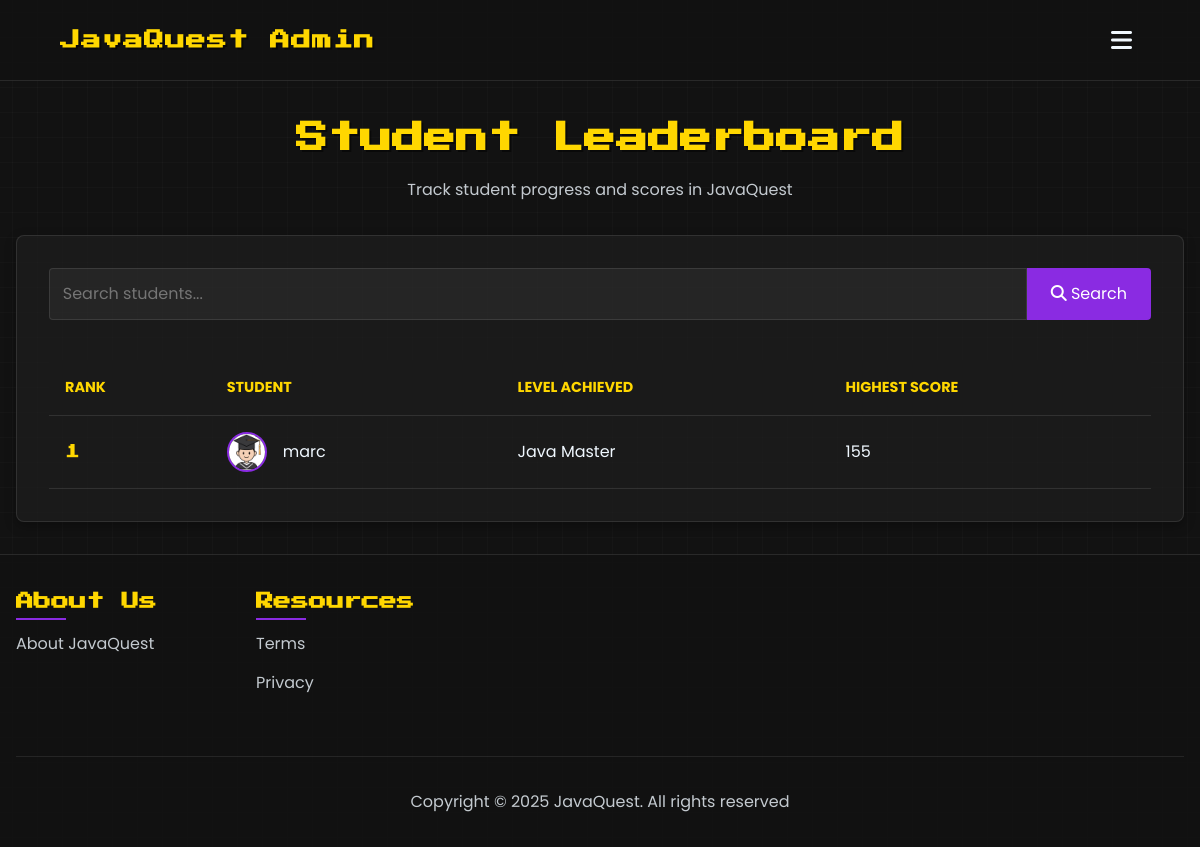
The page /admin/leaderboard.php (signed in) on the database its author committed.
### tables this page shows
CREATE TABLE IF NOT EXISTS `student` (
  `student_id` varchar(50) NOT NULL,
  `username` varchar(50) NOT NULL,
  `password` varchar(255) NOT NULL,
  `email` varchar(100) NOT NULL,
  `dob` date NOT NULL,
  `admin_id` varchar(50) NOT NULL,
  `gender` varchar(50) NOT NULL,
  PRIMARY KEY (`student_id`) USING BTREE,
  UNIQUE KEY `username` (`username`,`email`),
  KEY `admin_id` (`admin_id`)
);

### admin/leaderboard.php (the view, shortened to what this page needs)
<?php
include("../conn/conn.php");
$leaderboard_result = false;
$check_progress_table = "SHOW TABLES LIKE 'gameprogress'";
$progress_table_check = mysqli_query($conn, $check_progress_table);
if ($progress_table_check && mysqli_num_rows($progress_table_check) > 0) {
    $leaderboard_query = "SELECT s.username, s.student_id, s.gender,
                      MAX(p.level_achieved) AS level_achieved,
                      MAX(p.score) AS highest_score
                      FROM STUDENT s
                      INNER JOIN gameprogress p ON s.student_id = p.student_id
                      GROUP BY s.student_id
                      ORDER BY highest_score DESC, level_achieved DESC";
    $leaderboard_result = mysqli_query($conn, $leaderboard_query);
}
?>
<!DOCTYPE html>
<html lang="en">
<head>
    <link rel="stylesheet" href="https://cdnjs.cloudflare.com/ajax/libs/font-awesome/6.4.0/css/all.min.css">
    <link rel="stylesheet" href="../css/leaderboard.css">
</head>
<body>
    <header>
        <div class="logo-nav">
            <a href="../admin/admin.php" class="logo">JavaQuest Admin</a>
        </div>
        <button class="menu-btn" id="menuBtn">
            <i class="fas fa-bars"></i>
        </button>
    </header>
    <div class="main-container">
        <div class="dashboard-header">
            <h1>Student Leaderboard</h1>
            <p class="dashboard-subtitle">Track student progress and scores in JavaQuest</p>
        </div>
        <div class="content-container">
            <div class="search-container">
                <input type="text" id="leaderboardSearchInput" class="search-bar" placeholder="Search students...">
                <button class="search-button" id="searchBtn">
                    <i class="fas fa-search"></i> Search
                </button>
            </div>
            <div class="leaderboard-container">
                <table class="leaderboard-table" id="leaderboardTable">
                    <thead>
                        <tr>
                            <th>Rank</th>
                            <th>Student</th>
                            <th>Level Achieved</th>
                            <th>Highest Score</th>
                        </tr>
                    </thead>
                    <tbody>
                        <?php
                        if ($leaderboard_result && mysqli_num_rows($leaderboard_result) > 0) {
                            $rank = 1;
                            while ($row = mysqli_fetch_assoc($leaderboard_result)) {
                                $rankClass = ($rank <= 3) ? "rank-$rank" : "";
                                $gender = strtolower($row['gender']);
                                $avatar = ($gender === 'male') ? '../image/male.png' :
                                         (($gender === 'female') ? '../image/female.png' : '../image/default.png');
                        ?>
                            <tr>
                                <td class="rank <?php echo $rankClass; ?>"><?php echo $rank; ?></td>
                                <td>
                                    <div class="student-info">
                                        <img src="<?php echo $avatar; ?>" alt="Student Avatar">
                                        <span><?php echo htmlspecialchars($row['username']); ?></span>
                                    </div>
                                </td>
                                <td><?php echo ($row['level_achieved'] !== null) ? htmlspecialchars($row['level_achieved']) : 'N/A'; ?></td>
                                <td><?php echo $row['highest_score']; ?></td>
                            </tr>
                        <?php
                                $rank++;
                            }
                        } else {
                            echo '<tr><td colspan="4" style="text-align: center;">No leaderboard data available yet.</td></tr>';
                        }
                        ?>
                    </tbody>
                </table>
            </div>
        </div>
    </div>
    <footer>
        <div class="footer-container">
            <div class="footer-section">
                <h3>About Us</h3>
                <ul>
                    <li><a href="../about-us/about-us.php">About JavaQuest</a></li>
                </ul>
            </div>
            <div class="footer-section">
                <h3>Resources</h3>
                <ul>
                    <li><a href="../term-privacy/term-privacy.php">Terms</a></li>
                    <li><a href="../term-privacy/term-privacy.php">Privacy</a></li>
                </ul>
            </div>
            <div class="footer-copyright">
                <p>Copyright &copy; 2025 JavaQuest. All rights reserved</p>
            </div>
        </div>
    </footer>
</body>
</html>

### rows shown on the page
student: username "marc", level_achieved "Java Master", highest_score "155"
